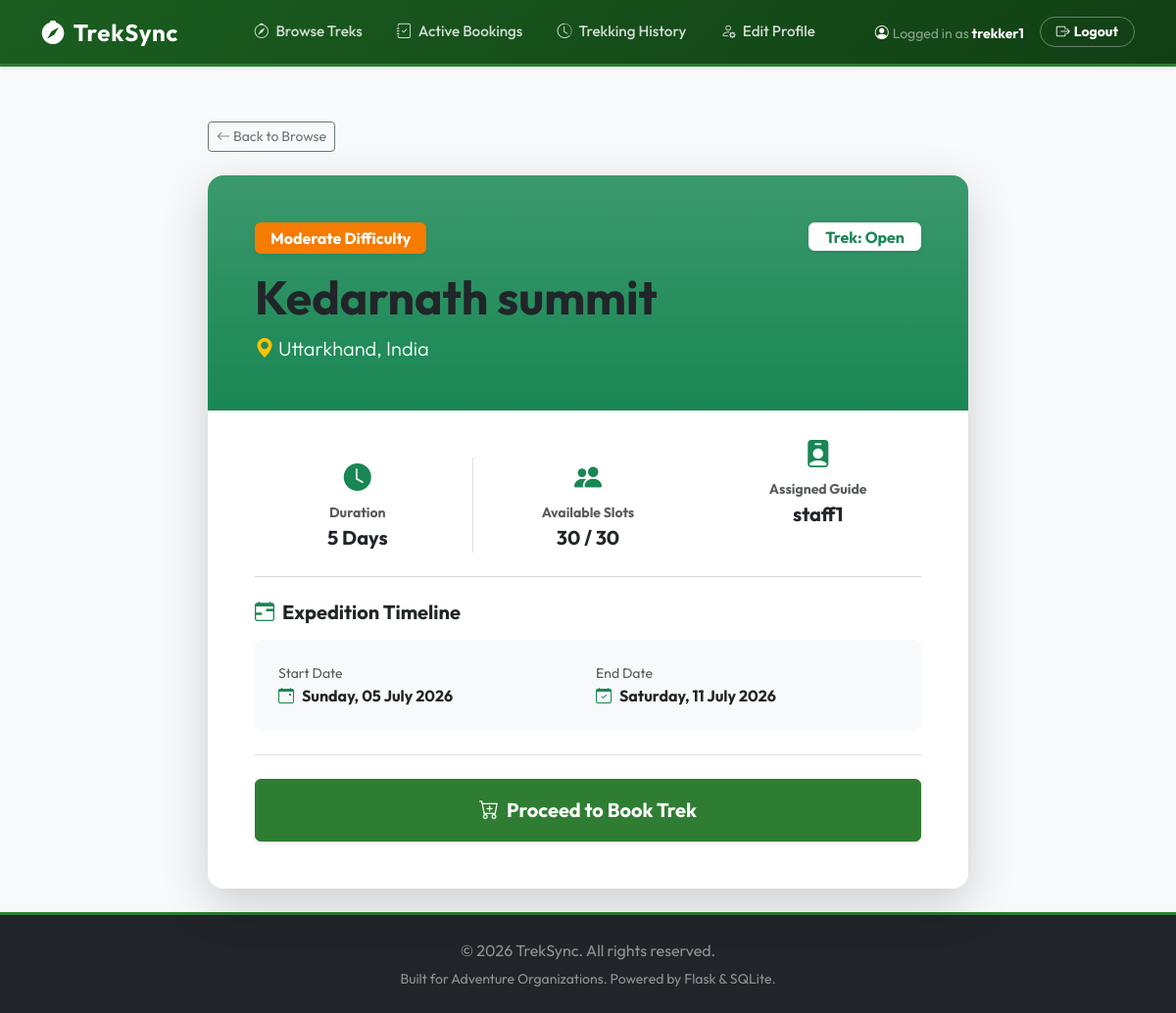
Page /trekker/trek/1 (signed in) on the earlier database version.
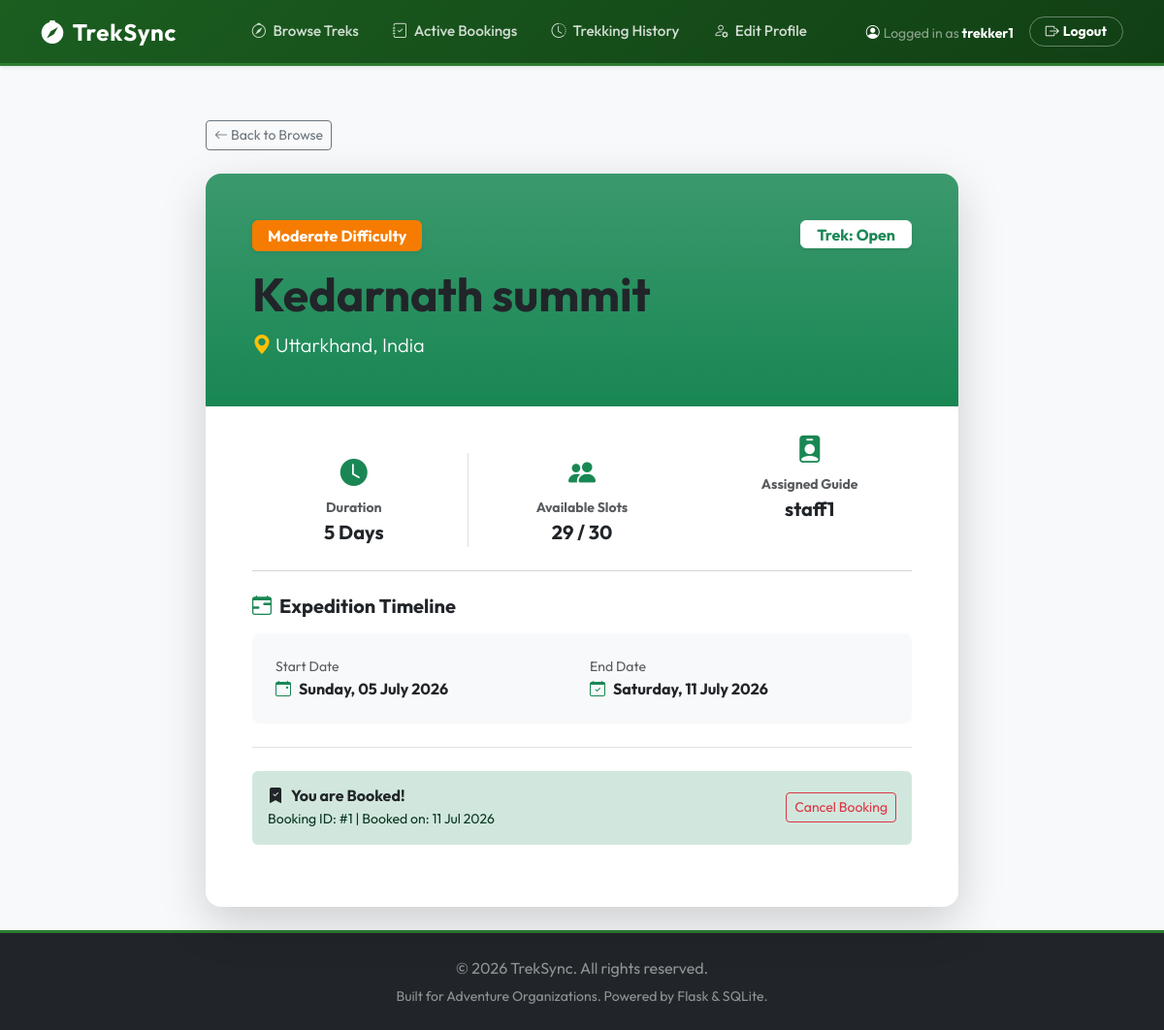
Same page on the later database version.
### models.py (models this page shows, shortened)
class Trek(db.Model):
    __tablename__ = 'trek'
    id = db.Column(db.Integer, primary_key=True)
    name = db.Column(db.String(100), nullable=False)
    location = db.Column(db.String(100), nullable=False)
    difficulty = db.Column(db.String(20), nullable=False)  # 'Easy', 'Moderate', 'Hard'
    duration = db.Column(db.Integer, nullable=False)  # in days
    max_slots = db.Column(db.Integer, nullable=False)
    available_slots = db.Column(db.Integer, nullable=False)
    staff_id = db.Column(db.Integer, db.ForeignKey('user.id'), nullable=True)  # Assigned staff
    status = db.Column(db.String(20), default='Pending')  # 'Pending', 'Approved', 'Open', 'Closed', 'Completed'
    start_date = db.Column(db.Date, nullable=False)
    end_date = db.Column(db.Date, nullable=False)
    staff = db.relationship('User', back_populates='assigned_treks', foreign_keys=[staff_id])
    bookings = db.relationship('Booking', back_populates='trek', cascade="all, delete-orphan")

class Booking(db.Model):
    __tablename__ = 'booking'
    id = db.Column(db.Integer, primary_key=True)
    user_id = db.Column(db.Integer, db.ForeignKey('user.id'), nullable=False)
    trek_id = db.Column(db.Integer, db.ForeignKey('trek.id'), nullable=False)
    booking_date = db.Column(db.DateTime, default=datetime.utcnow)
    status = db.Column(db.String(20), default='Booked')  # 'Booked', 'Cancelled', 'Completed'
    user = db.relationship('User', back_populates='bookings')
    trek = db.relationship('Trek', back_populates='bookings')

### app.py (the view)
@app.route('/trekker/trek/<int:trek_id>')
@login_required
def trekker_trek_detail(trek_id):
    if current_user.role != 'trekker':
        flash('Access denied.', 'error')
        return redirect(url_for('home'))
    trek = Trek.query.get_or_404(trek_id)
    active_booking = Booking.query.filter_by(user_id=current_user.id, trek_id=trek.id, status='Booked').first()
    return render_template('trekker/trek_detail.html', trek=trek, active_booking=active_booking)

### app.py (called while the page is built)
@login_manager.user_loader
def load_user(user_id):
    return User.query.get(int(user_id))

### templates/trekker/trek_detail.html (shortened to what the changed rows need)
{% extends "base.html" %}
{% block content %}
<div class="container" style="max-width: 800px;">
    <div class="card border-0 shadow-lg bg-white overflow-hidden rounded-4">
        <div class="bg-success bg-gradient text-white p-4 p-md-5 position-relative">
            <div class="d-flex justify-content-between align-items-start flex-wrap gap-2 mb-3">
                <span class="badge {% if trek.difficulty == 'Easy' %}badge-easy{% elif trek.difficulty == 'Moderate' %}badge-moderate{% else %}badge-hard{% endif %} fs-6 py-2 px-3 shadow-sm">
                    {{ trek.difficulty }} Difficulty
                </span>
                <span class="badge bg-white text-success border border-light py-1.5 px-3 fs-6 shadow-sm">
                    Trek: {{ trek.status }}
                </span>
            </div>
            <h1 class="display-5 fw-bold mb-2">{{ trek.name }}</h1>
            <p class="lead mb-0 opacity-90"><i class="bi bi-geo-alt-fill text-warning me-1"></i>{{ trek.location }}</p>
        </div>
        <div class="card-body p-4 p-md-5">
            <div class="row g-4 mb-4">
                <div class="col-6 col-md-4 text-center border-end">
                    <div class="text-success mb-1"><i class="bi bi-clock-fill fs-3"></i></div>
                    <small class="text-muted d-block uppercase tracking-wider font-size-xs fw-bold">Duration</small>
                    <span class="fs-5 fw-bold text-dark">{{ trek.duration }} Days</span>
                </div>
                <div class="col-6 col-md-4 text-center border-end-md">
                    <div class="text-success mb-1"><i class="bi bi-people-fill fs-3"></i></div>
                    <small class="text-muted d-block uppercase tracking-wider font-size-xs fw-bold">Available Slots</small>
                    <span class="fs-5 fw-bold text-dark">{{ trek.available_slots }} / {{ trek.max_slots }}</span>
                </div>
            </div>
            <div class="bg-light p-4 rounded-3 mb-4">
                <div class="row g-3">
                    <div class="col-md-6">
                        <small class="text-muted d-block">Start Date</small>
                        <strong class="fs-6 text-dark"><i class="bi bi-calendar-event me-2 text-success"></i>{{ trek.start_date.strftime('%A, %d %B %Y') }}</strong>
                    </div>
                    <div class="col-md-6">
                        <small class="text-muted d-block">End Date</small>
                        <strong class="fs-6 text-dark"><i class="bi bi-calendar-check me-2 text-success"></i>{{ trek.end_date.strftime('%A, %d %B %Y') }}</strong>
                    </div>
                </div>
            </div>
            <div class="border-top pt-4 mt-4">
                {% if active_booking %}
                    <div class="alert alert-success border-0 py-3 d-flex align-items-center justify-content-between flex-wrap gap-2">
                        <div>
                            <h6 class="fw-bold mb-1"><i class="bi bi-bookmark-check-fill me-2"></i>You are Booked!</h6>
                            <p class="mb-0 small opacity-90">Booking ID: #{{ active_booking.id }} | Booked on: {{ active_booking.booking_date.strftime('%d %b %Y') }}</p>
                        </div>
                        {% if trek.status == 'Open' %}
                            <form action="{{ url_for('trekker_cancel_booking', booking_id=active_booking.id) }}" method="POST"
                                  onsubmit="return confirm('Cancel this booking?');">
                                <button type="submit" class="btn btn-sm btn-outline-danger">Cancel Booking</button>
                            </form>
                        {% endif %}
                    </div>
                {% else %}
                    {% if trek.status == 'Open' %}
                        {% if trek.available_slots > 0 %}
                            <form action="{{ url_for('trekker_book_trek', trek_id=trek.id) }}" method="POST">
                                <button type="submit" class="btn btn-success w-100 py-3 fw-bold fs-5 shadow-sm">
                                    <i class="bi bi-cart-plus me-1"></i> Proceed to Book Trek
                                </button>
                            </form>
                        {% else %}
                            <div class="alert alert-warning text-center border-0 py-3 mb-0 fw-bold">
                                <i class="bi bi-exclamation-triangle me-2"></i> This trek is completely sold out!
                            </div>
                        {% endif %}
                    {% else %}
                        <div class="alert alert-danger text-center border-0 py-3 mb-0 fw-bold">
                            <i class="bi bi-slash-circle me-2"></i> Bookings are closed for this expedition (Status: {{ trek.status }}).
                        </div>
                    {% endif %}
                {% endif %}
            </div>
        </div>
    </div>
</div>
{% endblock %}

Differences in the rows shown:
changed Trek "Kedarnath summit": available_slots "30" → "29"
added Booking: id "1", booking_date "11 Jul 2026"
Other differences:
text no longer shown: "Proceed to Book Trek"
text now shown: "You are Booked! Booking ID: # | Booked on: Cancel Booking"
